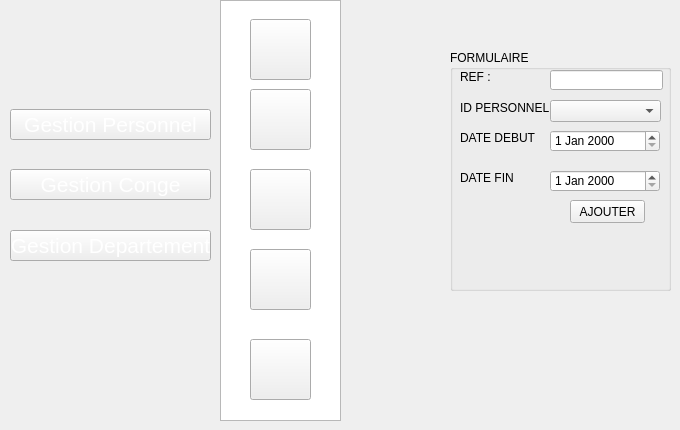
   <widget class="QWidget" name="page_14">
    <widget class="QPushButton" name="pushButton_90">
     <property name="geometry">
      <rect>
       <x>10</x>
       <y>109</y>
       <width>201</width>
       <height>31</height>
      </rect>
     </property>
     <property name="font">
      <font>
       <pointsize>16</pointsize>
       <weight>50</weight>
       <bold>false</bold>
      </font>
     </property>
     <property name="styleSheet">
      <string notr="true">color: rgb(255, 255, 255);</string>
     </property>
     <property name="text">
      <string>Gestion Personnel</string>
     </property>
    </widget>
    <widget class="QPushButton" name="pushButton_91">
     <property name="geometry">
      <rect>
       <x>10</x>
       <y>169</y>
       <width>201</width>
       <height>31</height>
      </rect>
     </property>
     <property name="font">
      <font>
       <pointsize>16</pointsize>
       <weight>50</weight>
       <bold>false</bold>
      </font>
     </property>
     <property name="styleSheet">
      <string notr="true">color: rgb(255, 255, 255);

background-image: url(:/new/prefix1/img/selected2.png);</string>
     </property>
     <property name="text">
      <string>Gestion Conge</string>
     </property>
    </widget>
    <widget class="QPushButton" name="pushButton_92">
     <property name="geometry">
      <rect>
       <x>250</x>
       <y>19</y>
       <width>61</width>
       <height>61</height>
      </rect>
     </property>
     <property name="styleSheet">
      <string notr="true">image: url(:/new/prefix1/img/icon-ajout2.png);
background-image: url(:/new/prefix1/img/bg.png);</string>
     </property>
     <property name="text">
      <string/>
     </property>
    </widget>
    <widget class="QPushButton" name="pushButton_93">
     <property name="geometry">
      <rect>
       <x>250</x>
       <y>339</y>
       <width>61</width>
       <height>61</height>
      </rect>
     </property>
     <property name="styleSheet">
      <string notr="true">image: url(:/new/prefix1/img/8774.png);</string>
     </property>
     <property name="text">
      <string/>
     </property>
    </widget>
    <widget class="QPushButton" name="pushButton_94">
     <property name="geometry">
      <rect>
       <x>250</x>
       <y>89</y>
       <width>61</width>
       <height>61</height>
      </rect>
     </property>
     <property name="styleSheet">
      <string notr="true">image: url(:/new/prefix1/img/icon-modif2 (1).png);</string>
     </property>
     <property name="text">
      <string/>
     </property>
    </widget>
    <widget class="QPushButton" name="pushButton_95">
     <property name="geometry">
      <rect>
       <x>250</x>
       <y>249</y>
       <width>61</width>
       <height>61</height>
      </rect>
     </property>
     <property name="styleSheet">
      <string notr="true">image: url(:/new/prefix1/img/icon-supp2 (1).png);</string>
     </property>
     <property name="text">
      <string/>
     </property>
    </widget>
    <widget class="QPushButton" name="pushButton_96">
     <property name="geometry">
      <rect>
       <x>250</x>
       <y>169</y>
       <width>61</width>
       <height>61</height>
      </rect>
     </property>
     <property name="styleSheet">
      <string notr="true">image: url(:/new/prefix1/img/icon-afficher2.png);</string>
     </property>
     <property name="text">
      <string/>
     </property>
    </widget>
    <widget class="QListView" name="listView_10">
     <property name="geometry">
      <rect>
       <x>220</x>
       <y>0</y>
       <width>121</width>
       <height>421</height>
      </rect>
     </property>
     <property name="styleSheet">
      <string notr="true">background-image: url(:/new/prefix1/img/selected.png);</string>
     </property>
    </widget>
    <widget class="QLabel" name="label_27">
     <property name="geometry">
      <rect>
       <x>130</x>
       <y>60</y>
       <width>71</width>
       <height>20</height>
      </rect>
     </property>
     <property name="text">
      <string/>
     </property>
    </widget>
    <widget class="QPushButton" name="pushButton_128">
     <property name="geometry">
      <rect>
       <x>10</x>
       <y>230</y>
       <width>201</width>
       <height>31</height>
      </rect>
     </property>
     <property name="font">
      <font>
       <pointsize>16</pointsize>
       <weight>50</weight>
       <bold>false</bold>
      </font>
     </property>
     <property name="styleSheet">
      <string notr="true">color: rgb(255, 255, 255);</string>
     </property>
     <property name="text">
      <string>Gestion Departement</string>
     </property>
    </widget>
    <widget class="QGroupBox" name="groupBox_5">
     <property name="geometry">
      <rect>
       <x>450</x>
       <y>50</y>
       <width>221</width>
       <height>241</height>
      </rect>
     </property>
     <property name="title">
      <string>FORMULAIRE</string>
     </property>
     <widget class="QLabel" name="label_32">
      <property name="geometry">
       <rect>
        <x>10</x>
        <y>50</y>
        <width>91</width>
        <height>16</height>
       </rect>
      </property>
      <property name="text">
       <string>ID PERSONNEL :</string>
      </property>
      <property name="scaledContents">
       <bool>false</bool>
      </property>
     </widget>
     <widget class="QLineEdit" name="ref">
      <property name="geometry">
       <rect>
        <x>100</x>
        <y>20</y>
        <width>113</width>
        <height>20</height>
       </rect>
      </property>
     </widget>
     <widget class="QLabel" name="label_33">
      <property name="geometry">
       <rect>
        <x>10</x>
        <y>20</y>
        <width>47</width>
        <height>13</height>
       </rect>
      </property>
      <property name="focusPolicy">
       <enum>Qt::StrongFocus</enum>
      </property>
      <property name="text">
       <string>REF :</string>
      </property>
      <property name="textFormat">
       <enum>Qt::AutoText</enum>
      </property>
      <property name="scaledContents">
       <bool>false</bool>
      </property>
     </widget>
     <widget class="QPushButton" name="ajouterconge">
      <property name="geometry">
       <rect>
        <x>120</x>
        <y>150</y>
        <width>75</width>
        <height>23</height>
       </rect>
      </property>
      <property name="text">
       <string>AJOUTER</string>
      </property>
     </widget>
     <widget class="QDateEdit" name="datedebut">
      <property name="geometry">
       <rect>
        <x>100</x>
        <y>80</y>
        <width>110</width>
        <height>22</height>
       </rect>
      </property>
     </widget>
     <widget class="QDateEdit" name="datefin">
      <property name="geometry">
       <rect>
        <x>100</x>
        <y>120</y>
        <width>110</width>
        <height>22</height>
       </rect>
      </property>
     </widget>
     <widget class="QLabel" name="label_53">
      <property name="geometry">
       <rect>
        <x>10</x>
        <y>80</y>
        <width>91</width>
        <height>16</height>
       </rect>
      </property>
      <property name="text">
       <string>DATE DEBUT</string>
      </property>
      <property name="scaledContents">
       <bool>false</bool>
      </property>
     </widget>
     <widget class="QLabel" name="label_54">
      <property name="geometry">
       <rect>
        <x>10</x>
        <y>120</y>
        <width>91</width>
        <height>16</height>
       </rect>
      </property>
      <property name="text">
       <string>DATE FIN</string>
      </property>
      <property name="scaledContents">
       <bool>false</bool>
      </property>
     </widget>
     <widget class="QComboBox" name="id_p">
      <property name="geometry">
       <rect>
        <x>100</x>
        <y>50</y>
        <width>111</width>
        <height>22</height>
       </rect>
      </property>
     </widget>
    </widget>
    <zorder>listView_10</zorder>
    <zorder>pushButton_90</zorder>
    <zorder>pushButton_91</zorder>
    <zorder>pushButton_92</zorder>
    <zorder>pushButton_93</zorder>
    <zorder>pushButton_94</zorder>
    <zorder>pushButton_95</zorder>
    <zorder>pushButton_96</zorder>
    <zorder>label_27</zorder>
    <zorder>pushButton_128</zorder>
    <zorder>groupBox_5</zorder>
   </widget>
